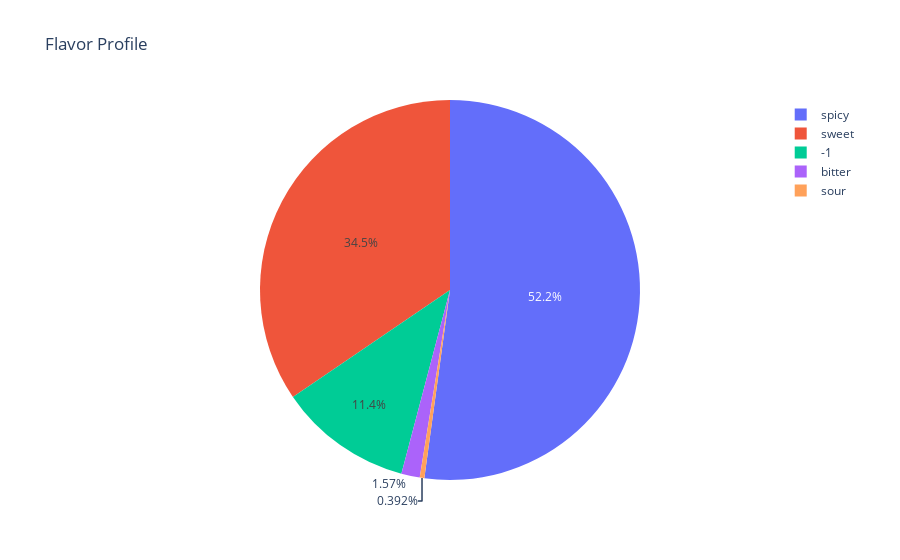

The notebook cell saved with this chart:
### Markdown cell above
## Task 3: Pie Chart of Flavor Profile Distribution

### Objective:
Create a pie chart showing the distribution of flavor profiles (e.g., sweet, savory) across the dataset.

### Instructions:
- Use Plotly Express to create a pie chart.

- Plot the flavor_profile column, which will show the distribution of flavor types.

- Ensure the chart is labeled clearly.

### Code cell
# Task 3: Create a pie chart showing the flavor profile distribution
# Fill in the code to create the pie chart -- look up documentation if needed 
fig = px.pie(df,"flavor_profile",title="Flavor Profile") # type: ignore

# Show the plot
fig.show()

### Figure 1 — Plotly figure (JSON) as saved in the notebook; plotly's stock layout.template omitted (floating-point values rounded to 4 significant figures; data arrays with more than 128 entries replaced by an {"elided": "..."} marker saying what was removed)
{"data": [{"domain": {"x": [0, 1], "y": [0, 1]}, "hovertemplate": "flavor_profile=%{label}<extra></extra>", "labels": {"elided": "255 str values"}, "legendgroup": "", "name": "", "showlegend": true, "type": "pie"}], "layout": {"legend": {"tracegroupgap": 0}, "title": {"text": "Flavor Profile"}}}
